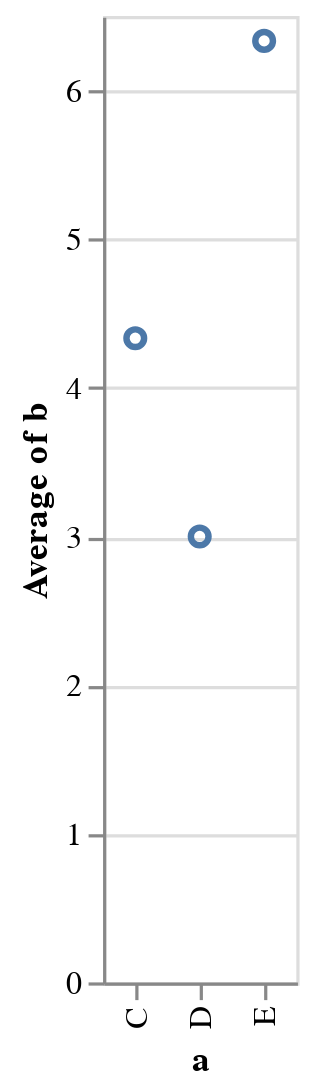

Write notebook code for a chart like this one.
### Markdown cell above
Inoltre con *Altair* possiamo dichiarare anche delle operazioni sui dati che poi andremo a visualizzare. Ad esempio:

### Code cell
alt.Chart(data).mark_point().encode(
    alt.X('a'),
    alt.Y('average(b)'),
)

### Figure 1 — Vega-Lite specification as saved in the notebook (floating-point values rounded to 4 significant figures)
{"config": {"view": {"continuousWidth": 300, "continuousHeight": 300}}, "data": {"name": "data-9b610f80003d046838adda5e50d859e9"}, "mark": {"type": "point"}, "encoding": {"x": {"field": "a", "type": "nominal"}, "y": {"aggregate": "average", "field": "b", "type": "quantitative"}}, "$schema": "https://vega.github.io/schema/vega-lite/v6.1.0.json", "datasets": {"data-9b610f80003d046838adda5e50d859e9": [{"a": "C", "b": 2}, {"a": "C", "b": 7}, {"a": "C", "b": 4}, {"a": "D", "b": 1}, {"a": "D", "b": 2}, {"a": "D", "b": 6}, {"a": "E", "b": 8}, {"a": "E", "b": 4}, {"a": "E", "b": 7}]}}
